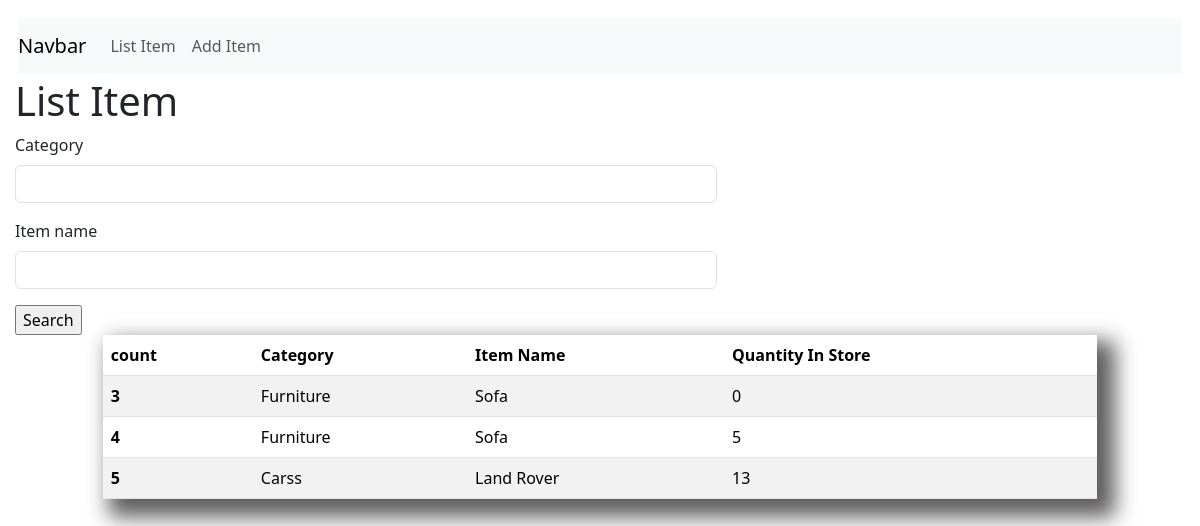
Before: / with the older database file.
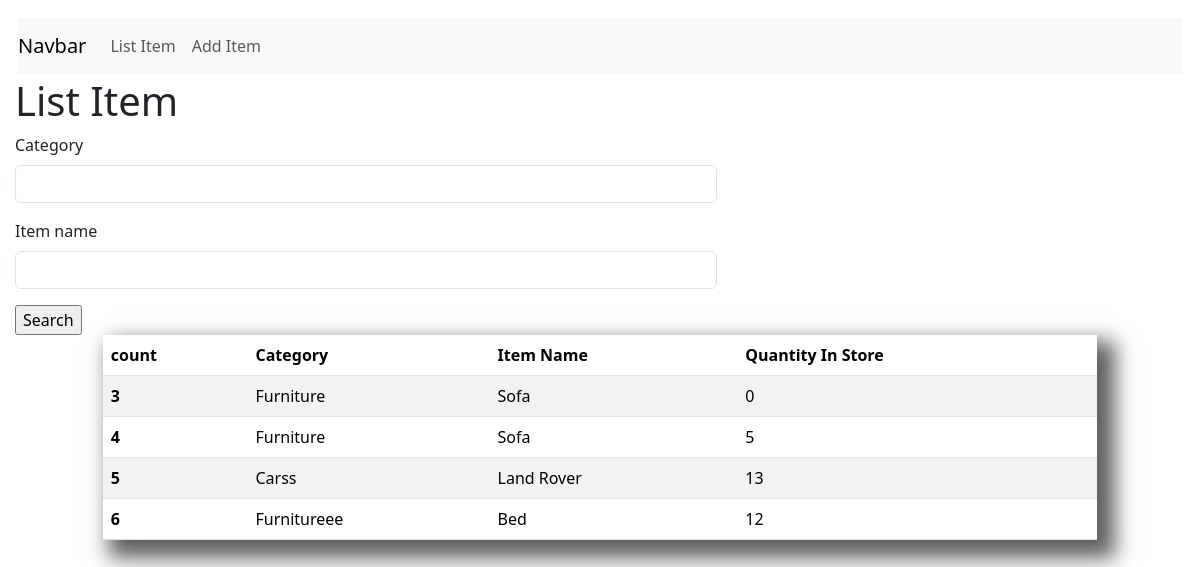
After: the same page with the newer database file.
### inventoryApp/models.py (models this page shows)
class Stock(models.Model):
    category=models.CharField(max_length=50,blank=True,null=True)
    item_name=models.CharField(max_length=50,blank=True,null=True)
    quantity=models.IntegerField(default=0,blank=True,null=True)
    received_by=models.CharField(max_length=50,blank=True,null=True)
    issue_quantity=models.IntegerField(default=0,blank=True,null=True)
    issue_by=models.CharField(max_length=50,blank=True,null=True)
    issue_to=models.CharField(max_length=50,blank=True,null=True)
    phone_number=models.IntegerField(blank=True,null=True)
    created_by=models.CharField(max_length=50,blank=True,null=True)
    reorder_level=models.IntegerField(default=0,blank=True,null=True)
    last_update=models.DateTimeField(auto_now_add=False,auto_now=True)
    export_to_CSV=models.BooleanField(default=False)

### inventoryApp/views.py (the view)
# urls.py: 2. Add a URL to urlpatterns:  path('', Home.as_view(), name='home')
def Home(request):
    form=Stock_Search_Form(request.POST or None)
    queryset=Stock.objects.all()
    context={'item':queryset,   'form':form}
    if request.method=="POST":
        queryset=Stock.objects.filter(category__icontains=form['category'].value(),
                                      item_name__icontains=form['item_name'].value())
        context={
            'item': queryset,   'form':form }
    return render(request,'index.html',context=context)

### inventoryApp/forms.py
class Stock_Search_Form(forms.ModelForm):
    class Meta:
        model=Stock
        fields=['category','item_name']

### templates/index.html (shortened to what this page needs)
{% load static %}
{% load crispy_forms_tags %}
<!DOCTYPE html>
<html lang="en">
<head>
    <link rel="stylesheet" type="text/css" href="{% static 'css/style.css' %}"/>
    <link href="https://cdn.jsdelivr.net/npm/bootstrap@5.3.3/dist/css/bootstrap.min.css" rel="stylesheet">
</head>
<body>
  {% include 'navbar.html' %}
   <h1>List Item</h1>
  <form class="search" method="POST" action="/">
    {{form|crispy}}
    <input type="submit" value="Search"/>
  </form>
<div class="displaytabel">
      <table class="table table-striped">
        <thead>
          <tr>
            <th scope="col">count</th>
            <th scope="col">Category</th>
            <th scope="col">Item Name</th>
            <th scope="col">Quantity In Store</th>
          </tr>
        </thead>
        <tbody>
          {%for item in item%}
          <tr>
            <th scope="row">{{item.id}}</th>
            <td>{{item.category}}</td>
            <td>{{item.item_name}}</td>
            <td>{{item.quantity}}</td>
          </tr>
          {%endfor%}
        </tbody>
      </table>
</div>
</body>
</html>

### templates/navbar.html (shortened to what this page needs)
{% load static %}
<nav class="navbar navbar-expand-lg navbar-light bg-light">
    <a class="navbar-brand" href="#">Navbar</a>
    <div class="collapse navbar-collapse" id="navbarSupportedContent">
      <ul class="navbar-nav mr-auto">
        <li class="nav-item active">
          <a class="nav-link" href="/">List Item</span></a>
        </li>
        <li class="nav-item">
          <a class="nav-link" href="add_item"">Add Item</a>
        </li>
      </ul>
    </div>
  </nav>

### static/css/style.css (style rules this page uses)
.search { width: 60%; }
nav { margin: 3px; }
body { padding: 15px ; }
.displaytabel { margin: auto; width: 85%; box-shadow: 12px 12px 20px 6px rgb(95, 93, 93); }

Changed rows visible on the page:
added Stock: id "6", category "Furnitureee", item_name "Bed", quantity "12"
